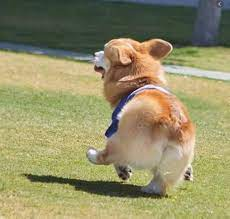
#> input picture image/cogi.png, 230 x 219 px, found by its file name
$ python image_test.py
#> lines starting #> are read from the running program, lines starting #| are printed output that depends on the picture
import cv2

img = cv2.imread("webcrwaling/image/cogi.png", cv2.IMREAD_COLOR)
#> img is the input picture: shape (219, 230, 3); mean B, G, R 103.6, 143, 148.1
gray_img = cv2.Canny(img, 0, 360)
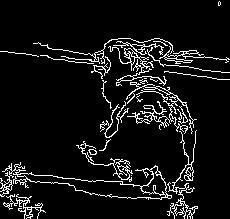
#> gray_img: shape (219, 230); 7.9% white in thin lines or dots


save_path = "webcrwaling/image/test_coki.png"
cv2.imwrite(save_path, gray_img)
cv2.imshow("img", img)
cv2.imshow("gray_img", gray_img)
cv2.waitKey()
cv2.destroyAllWindows
